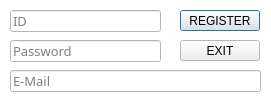
<?xml version="1.0" encoding="UTF-8"?>
<ui version="4.0">
 <class>reg</class>
 <widget class="QDialog" name="reg">
  <property name="geometry">
   <rect>
    <x>0</x>
    <y>0</y>
    <width>271</width>
    <height>104</height>
   </rect>
  </property>
  <property name="palette">
   <palette>
    <active>
     <colorrole role="Base">
      <brush brushstyle="SolidPattern">
       <color alpha="255">
        <red>255</red>
        <green>255</green>
        <blue>255</blue>
       </color>
      </brush>
     </colorrole>
     <colorrole role="Window">
      <brush brushstyle="SolidPattern">
       <color alpha="255">
        <red>255</red>
        <green>255</green>
        <blue>255</blue>
       </color>
      </brush>
     </colorrole>
    </active>
    <inactive>
     <colorrole role="Base">
      <brush brushstyle="SolidPattern">
       <color alpha="255">
        <red>255</red>
        <green>255</green>
        <blue>255</blue>
       </color>
      </brush>
     </colorrole>
     <colorrole role="Window">
      <brush brushstyle="SolidPattern">
       <color alpha="255">
        <red>255</red>
        <green>255</green>
        <blue>255</blue>
       </color>
      </brush>
     </colorrole>
    </inactive>
    <disabled>
     <colorrole role="Base">
      <brush brushstyle="SolidPattern">
       <color alpha="255">
        <red>255</red>
        <green>255</green>
        <blue>255</blue>
       </color>
      </brush>
     </colorrole>
     <colorrole role="Window">
      <brush brushstyle="SolidPattern">
       <color alpha="255">
        <red>255</red>
        <green>255</green>
        <blue>255</blue>
       </color>
      </brush>
     </colorrole>
    </disabled>
   </palette>
  </property>
  <property name="windowTitle">
   <string>Regist</string>
  </property>
  <widget class="QPushButton" name="pushButton">
   <property name="geometry">
    <rect>
     <x>180</x>
     <y>10</y>
     <width>80</width>
     <height>21</height>
    </rect>
   </property>
   <property name="text">
    <string>REGISTER</string>
   </property>
  </widget>
  <widget class="QPushButton" name="pushButton_2">
   <property name="geometry">
    <rect>
     <x>180</x>
     <y>40</y>
     <width>80</width>
     <height>21</height>
    </rect>
   </property>
   <property name="text">
    <string>EXIT</string>
   </property>
  </widget>
  <widget class="QLabel" name="loglabel">
   <property name="geometry">
    <rect>
     <x>20</x>
     <y>120</y>
     <width>16</width>
     <height>16</height>
    </rect>
   </property>
   <property name="font">
    <font>
     <family>Malgun Gothic</family>
     <pointsize>12</pointsize>
    </font>
   </property>
   <property name="text">
    <string/>
   </property>
  </widget>
  <widget class="QLineEdit" name="idFill">
   <property name="geometry">
    <rect>
     <x>10</x>
     <y>10</y>
     <width>151</width>
     <height>22</height>
    </rect>
   </property>
   <property name="font">
    <font>
     <family>Malgun Gothic</family>
     <pointsize>10</pointsize>
    </font>
   </property>
   <property name="styleSheet">
    <string notr="true">background-color:white;</string>
   </property>
   <property name="placeholderText">
    <string>ID</string>
   </property>
  </widget>
  <widget class="QLineEdit" name="pwFill">
   <property name="geometry">
    <rect>
     <x>10</x>
     <y>40</y>
     <width>151</width>
     <height>22</height>
    </rect>
   </property>
   <property name="font">
    <font>
     <family>Malgun Gothic</family>
     <pointsize>10</pointsize>
    </font>
   </property>
   <property name="focusPolicy">
    <enum>Qt::StrongFocus</enum>
   </property>
   <property name="styleSheet">
    <string notr="true">background-color:white;</string>
   </property>
   <property name="echoMode">
    <enum>QLineEdit::Password</enum>
   </property>
   <property name="placeholderText">
    <string>Password</string>
   </property>
  </widget>
  <widget class="QLineEdit" name="mailFill">
   <property name="geometry">
    <rect>
     <x>10</x>
     <y>70</y>
     <width>251</width>
     <height>22</height>
    </rect>
   </property>
   <property name="font">
    <font>
     <family>Malgun Gothic</family>
     <pointsize>10</pointsize>
    </font>
   </property>
   <property name="styleSheet">
    <string notr="true">background-color:white;</string>
   </property>
   <property name="placeholderText">
    <string>E-Mail</string>
   </property>
  </widget>
 </widget>
 <resources/>
 <connections/>
</ui>
